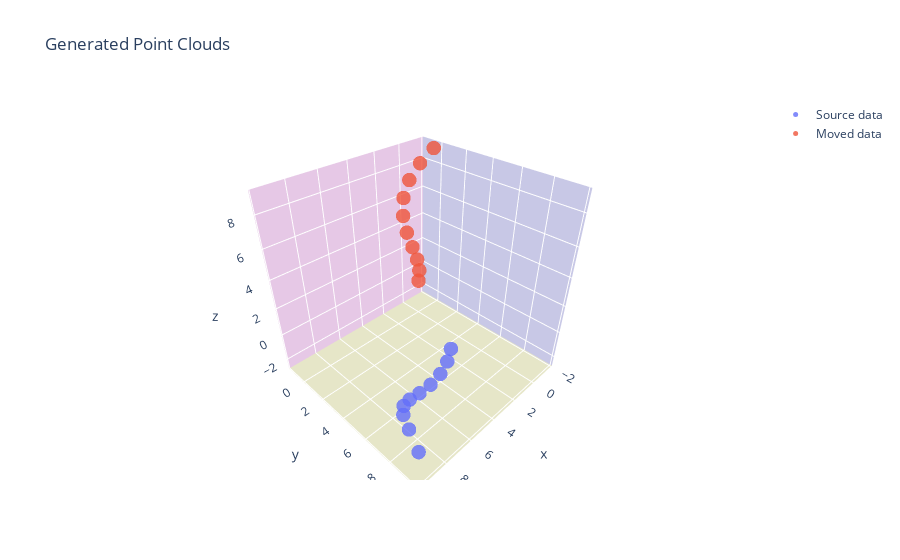

The cell this chart's notebook holds for it:
### Code cell
shift =  np.array([[-2], [2], [5]])
Xangle = pi/7
Yangle = pi/4
Zangle = pi/2
angle =  np.array([Xangle, Yangle, Zangle])
movedData, sourceData = generateSpiral(10, angle, shift)
plotData(sourceData, movedData, "Source data", "Moved data")

### Figure 1 — Plotly figure (JSON) as saved in the notebook; plotly's stock layout.template omitted (floating-point values rounded to 4 significant figures)
{"data": [{"marker": {"opacity": 0.8, "size": 5}, "mode": "markers", "name": "Source data", "type": "scatter3d", "x": [2, 2.877, 3.839, 4.874, 5.929, 6.934, 7.822, 8.558, 9.157, 9.685], "y": [5, 5.485, 5.791, 5.947, 6.06, 6.278, 6.739, 7.515, 8.576, 9.784], "z": [-2, -2.192, -2.391, -2.453, -2.279, -1.857, -1.28, -0.7257, -0.4043, -0.4875]}, {"marker": {"opacity": 0.8, "size": 5}, "mode": "markers", "name": "Moved data", "type": "scatter3d", "x": [0, 0.09589, 0.3366, 0.5985, 0.7274, 0.5985, 0.1693, -0.4911, -1.211, -1.76], "y": [0, 0.1755, 0.2161, 0.04244, -0.3329, -0.8011, -1.188, -1.311, -1.046, -0.3794], "z": [0, 1, 2, 3, 4, 5, 6, 7, 8, 9]}], "layout": {"scene": {"xaxis": {"backgroundcolor": "rgb(200, 200, 230)", "gridcolor": "white", "showbackground": true, "zerolinecolor": "white"}, "yaxis": {"backgroundcolor": "rgb(230, 200, 230)", "gridcolor": "white", "showbackground": true, "zerolinecolor": "white"}, "zaxis": {"backgroundcolor": "rgb(230, 230, 200)", "gridcolor": "white", "showbackground": true, "zerolinecolor": "white"}}, "title": {"text": "Generated Point Clouds"}}}
